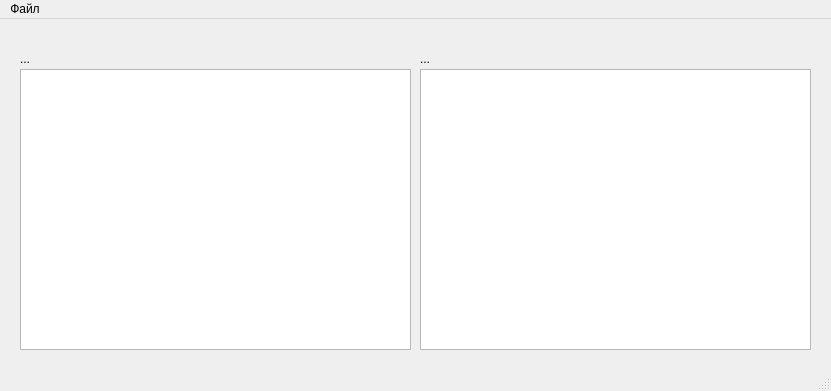
<?xml version="1.0" encoding="UTF-8"?>
<ui version="4.0">
 <class>MainWindow</class>
 <widget class="QMainWindow" name="MainWindow">
  <property name="geometry">
   <rect>
    <x>0</x>
    <y>0</y>
    <width>831</width>
    <height>391</height>
   </rect>
  </property>
  <property name="windowTitle">
   <string>MainWindow</string>
  </property>
  <widget class="QWidget" name="centralwidget">
   <widget class="QTextEdit" name="te_left">
    <property name="geometry">
     <rect>
      <x>20</x>
      <y>50</y>
      <width>391</width>
      <height>281</height>
     </rect>
    </property>
   </widget>
   <widget class="QTextEdit" name="te_right">
    <property name="enabled">
     <bool>true</bool>
    </property>
    <property name="geometry">
     <rect>
      <x>420</x>
      <y>50</y>
      <width>391</width>
      <height>281</height>
     </rect>
    </property>
   </widget>
   <widget class="QLabel" name="label_left">
    <property name="geometry">
     <rect>
      <x>20</x>
      <y>30</y>
      <width>361</width>
      <height>20</height>
     </rect>
    </property>
    <property name="text">
     <string>...</string>
    </property>
   </widget>
   <widget class="QLabel" name="label_right">
    <property name="geometry">
     <rect>
      <x>420</x>
      <y>30</y>
      <width>361</width>
      <height>20</height>
     </rect>
    </property>
    <property name="text">
     <string>...</string>
    </property>
   </widget>
  </widget>
  <widget class="QStatusBar" name="statusbar"/>
  <widget class="QMenuBar" name="menubar">
   <property name="geometry">
    <rect>
     <x>0</x>
     <y>0</y>
     <width>831</width>
     <height>25</height>
    </rect>
   </property>
   <widget class="QMenu" name="menu">
    <property name="title">
     <string>Файл</string>
    </property>
    <addaction name="action_loadFromFile"/>
    <addaction name="action_saveToFile"/>
   </widget>
   <addaction name="menu"/>
  </widget>
  <action name="action_loadFromFile">
   <property name="checkable">
    <bool>false</bool>
   </property>
   <property name="text">
    <string>Загрузить из файла</string>
   </property>
  </action>
  <action name="action_saveToFile">
   <property name="checkable">
    <bool>false</bool>
   </property>
   <property name="text">
    <string>Сохранить в файл</string>
   </property>
  </action>
 </widget>
 <resources/>
 <connections/>
</ui>
